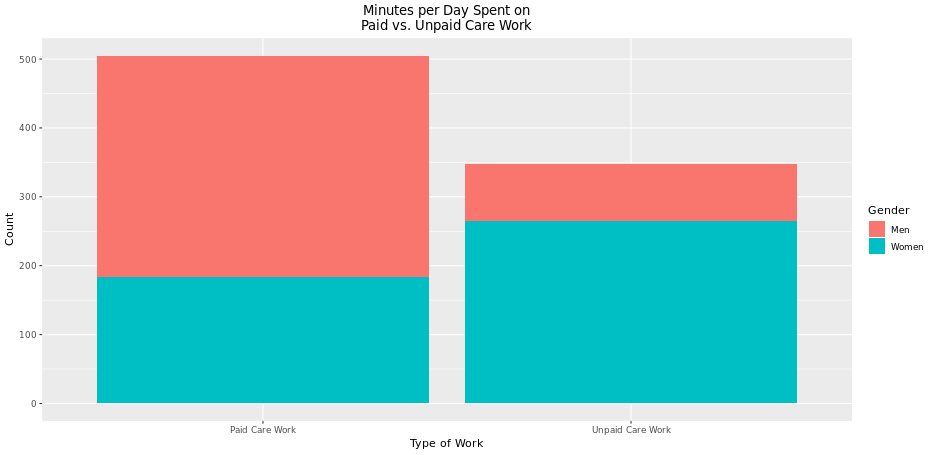

The script that saved this image:
# write your code below in RStudio
# then press the Source button to run it

suppressPackageStartupMessages(library(tidyverse))
library(tidyverse)
theme_update(plot.title = element_text(hjust = 0.5))

# add your code below this line

work <- c(rep("Paid Care Work", 2) , rep("Unpaid Care Work", 2))
gender <- rep(c("Men", "Women"), 2)
count <- c(322, 183, 83, 265)
df <- data.frame(work, gender, count)

chart <- ggplot(df, aes(x = work, y = count, fill = gender)) + 
  geom_bar(position = "stack", stat = "identity") +
  labs(title = "Minutes per Day Spent on\nPaid vs. Unpaid Care Work",
       x = "Type of Work",
       y = "Count",
       fill = "Gender")

# add your code above this line

# DO NOT EDIT CODE BELOW THIS LINE

require(png)
png("png/comp/chart2.png", width = 935, height = 455)
plot(chart)
invisible(dev.off())

print(chart)

img1 <- readPNG("png/comp/chart2.png")
img2 <- readPNG("png/comp/exercise2.png")

if((100*sum(img1==img2)/length(img1)) >= 80) {
  print(TRUE)
} else {
  print(FALSE)
}

# DO NOT EDIT CODE ABOVE THIS LINE